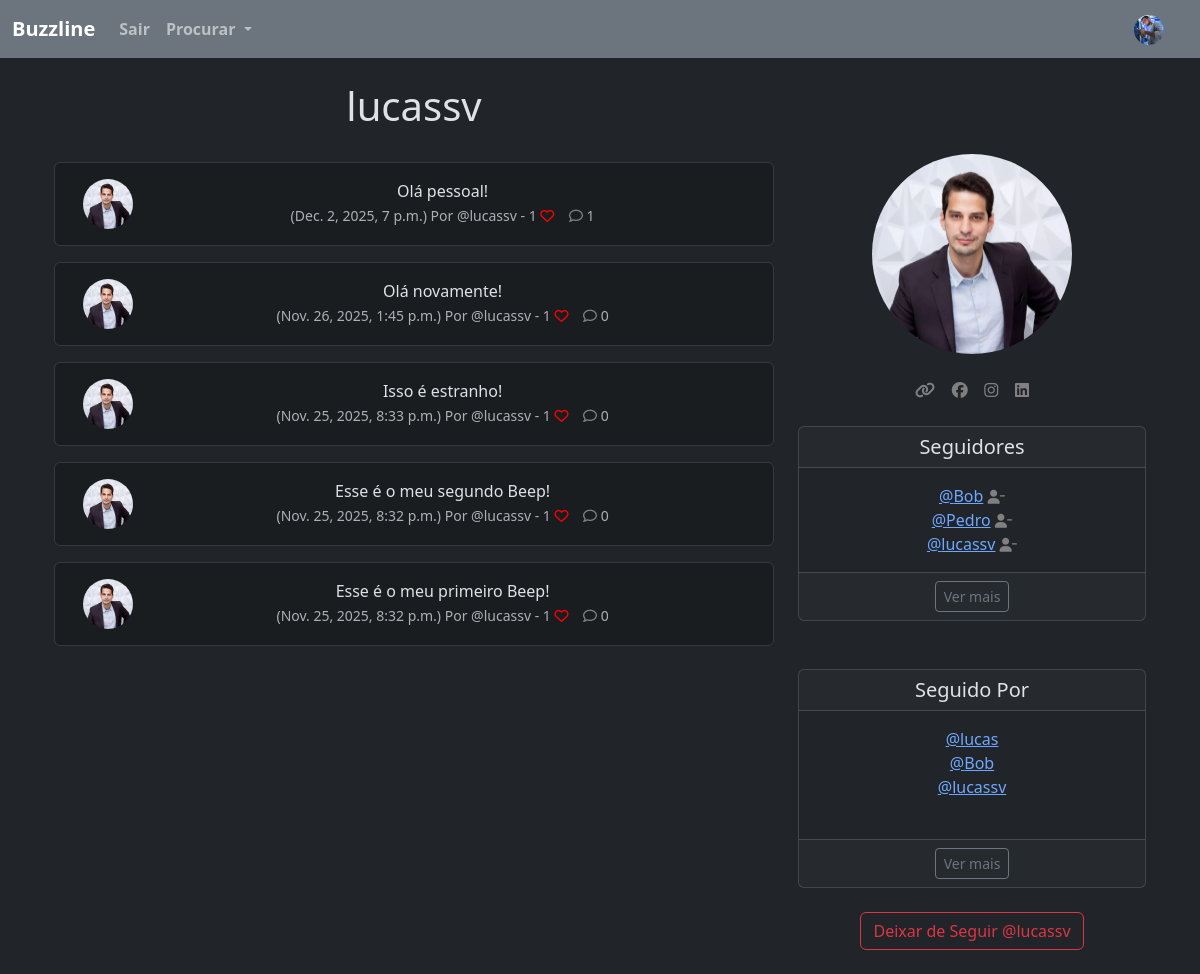
The page /profile/1 (signed in) on the database its author committed.
### buzzline/models.py (models this page shows, shortened)
class Profile(models.Model):
    user = models.OneToOneField(User, on_delete=models.CASCADE) # UM USUARIO TERÁ 1 PERFIL, LOGO 1 PERFIL TERÁ APENAS 1 USUARIO
    follows = models.ManyToManyField("self", # UM PERFIL PODE SEGUIR MUITOS PERFIS
        related_name="followed_by", # QUEM SEGUE ESSE PERFIL
        symmetrical=False, # A PESSOA QUE SEGUE O OUTRO NÃO PRECISA SEGUIR DE VOLTA
        blank=True #NÃO É OBRIGADO A SEGUIR ALGUEM ESSE VALOR PODE SER VAZIO
        )
    date_modified = models.DateTimeField(User, auto_now=True)
    profile_image = models.ImageField(null=True, blank=True, upload_to='images/')
    profile_bio = models.CharField(null=True, blank=True, max_length=500)
    homepage_link = models.CharField(null=True, blank=True, max_length=100)
    facebook_link = models.CharField(null=True, blank=True, max_length=100)
    instagram_link = models.CharField(null=True, blank=True, max_length=100)
    linkedin_link = models.CharField(null=True, blank=True, max_length=100)
    def __str__(self):
        return self.user.username

class Beep(models.Model):
    user = models.ForeignKey(User, related_name="beeps", on_delete=models.DO_NOTHING)
    body = models.CharField(max_length=200)
    created_at = models.DateTimeField(auto_now_add=True)
    likes = models.ManyToManyField(User, related_name="meep_like", blank=True)
    def number_of_likes(self):
        return self.likes.count()
    def number_of_comments(self):
        return self.comments.count()

### buzzline/views.py (the view, shortened to what this page needs)
# urls.py: path('profile/<int:pk>', views.profile, name='profile'),
def profile(request, pk):
    if request.user.is_authenticated:
        profile = Profile.objects.get(user_id=pk)
        beeps = Beep.objects.filter(user_id=pk).order_by("-created_at")
        return render(request, "profile.html", {"profile":profile, "beeps":beeps})
    else:
        messages.success(request, ("Você precisa estar logado para ver essa página"))
        return redirect('home')

### buzzline/templates/profile.html (shortened to what this page needs)
{% extends 'base.html' %}
{% load static %}
{% block content %}
{% if profile %}
<div class="container text-center">
    <div class="row">
        <div class="col-8">
            <h1>{{ profile.user.username }}</h1>
            <br />
            {% if beeps %}
            {% for beep in beeps %}
            <div class="alert alert-dark" role="alert">
                <div class="container">
                    <div class="row">
                        <div class="col-1">
                            {% if profile.profile_image %}
                            <img src="{{ profile.profile_image.url }}" width="50" height="50" class="rounded-circle"
                                alt="{{ profile.user.username}}">
                            {% else %}
                            <img src="{% static 'images/default_profile_pic.png' %}" width="50" height="50"
                                class="rounded-circle" alt="{{ profile.user.username}}">
                            {% endif %}
                        </div>
                        <div class="col-11">
                            {{ beep.body }}<br />
                            <small class="text-muted">
                                ({{ beep.created_at}}) Por @{{ beep.user.username}}
                                - {{ beep.number_of_likes }}
                                {% if user in beep.likes.all %}
                                <a href="{% url 'beep_like' beep.id %}"><i class="fa-solid fa-heart"
                                        style="color: red;"></i></a>
                                {% else%}
                                <a href="{% url 'beep_like' beep.id %}"><i class="fa fa-heart-o"
                                        style="color: red;"></i></a>
                                {% endif %}
                                <a href="{% url 'beep_comment' beep.id %}"><i class="fa-regular fa-comment" style="color: gray;"></i></a>
                                {{ beep.number_of_comments }}
                            </small>
                        </div><br /><br />
                    </div>
                </div>
            </div>
            {% endfor %}
            {% endif %}
        </div>
        <div class="col-4">
            <br /><br /><br />
            {% if profile.profile_image %}
            <img class="rounded-circle" width="200" height="200" src="{{ profile.profile_image.url}}">
            <br /><br />
            {% endif %}
            {% if profile.homepage_link %}
            <a href="{{ profile.homepage_link }}" target="new">
                <i class="fa-solid fa-link" style="color: grey"></i></a>
            {% endif %}
            {% if profile.facebook_link %}
            <a href="{{ profile.facebook_link }}" target="new">
                <i class="fa-brands fa-facebook" style="color: grey"></i></a>
            {% endif %}
            {% if profile.instagram_link %}
            <a href="{{ profile.instagram_link }} target=" new"">
                <i class="fa-brands fa-instagram" style="color: grey"></i></a>
            {% endif %}
            {% if profile.linkedin_link %}
            <a href="{{ profile.linkedin_link }}" target="new">
                <i class="fa-brands fa-linkedin" style="color: grey"></i>
            </a>
            {% endif %}
            <br /><br />
            <div class="card">
                <h5 class="card-header">Seguidores</h5>
                <div class="card-body">
                    <p class="card-text">
                        {% for following in profile.follows.all|slice:3 %}
                        <a href="{% url 'profile' following.user.id %}"> @{{ following }}</a>
                        <a href="{% url 'unfollow' following.user.id %}">
                            <i class="fa fa-user-minus small" style="color: grey"></i></a>
                        <br />
                        {% endfor %}
                    </p>
                </div>
                <div class="card-footer">
                        <a href="{% url 'follows' profile.user.id %}"
                        class="btn btn-sm btn-outline-secondary"
                        >Ver mais</a>
                    </div>
            </div>
            <br /><br />
            <div class="card">
                <h5 class="card-header">Seguido Por</h5>
                <div class="card-body">
                    <p class="card-text">
                        {% for following in profile.followed_by.all|slice:3 %}
                        <a href="{% url 'profile' following.user.id %}"> @{{ following }}</a>
                        <br />
                        {% endfor %}
                        <br />
                    </p>
                </div>
                <div class="card-footer">
                        <a href="{% url 'followers' profile.user.id %}"
                        class="btn btn-sm btn-outline-secondary"
                        >Ver mais</a>
                    </div>
            </div>
            <br />
            <form method=POST>
                {% if profile in user.profile.follows.all %}
                <button class="btn btn-outline-danger" name="follow" value="unfollow" type="submit">Deixar de Seguir @{{ profile.user.username|lower }}</button>
                {% else %}
                <button class="btn btn-outline-success" name="follow" value="follow" type="submit">Seguir @{{ profile.user.username|lower }}</button>
                {% endif %}
            </form>
            <br />
        </div>
    </div>
</div>
{% endif %}
{% endblock %}

### buzzline/templates/navbar.html (shortened to what this page needs)
{% load static %}
<nav class="navbar navbar-expand-lg bg-secondary navbar-dark " data-bs-theme="light">
  <div class="container-fluid">
    <a class="navbar-brand fw-semibold" href="{% url 'home' %}">Buzzline</a>
    <div class="collapse navbar-collapse" id="navbarSupportedContent">
      <ul class="navbar-nav me-auto mb-2 mb-lg-0">
        {% if user.is_authenticated %}
        <li class="nav-item">
          <a class="nav-link fw-semibold" href="{% url 'logout' %}">Sair</a>
        </li>
        {% endif %}
        <li class="nav-item dropdown">
          <a class="nav-link dropdown-toggle fw-bold" href="#" role="button" data-bs-toggle="dropdown" aria-expanded="false">
            Procurar
          </a>
        </li>
      </ul>
        {% if user.is_authenticated %}
          <ul class="navbar-nav ml-auto">
            <li class="nav-link navbar-brand">
              <a href="{% url 'profile' request.user.id %}">
                {% if user.profile.profile_image %}
                <img src="{{ user.profile.profile_image.url }}" width="30" height="30" class="rounded-circle">
                {% else %}
                <img src="{% static '/images/default_profile_pic.png' %}" class="img-fluid rounded-circle" width="30" height="30">
                {% endif %}
              </a>
            </li>
          </ul>
        {% endif %}
    </div>
  </div>
</nav>

### rows shown on the page
Profile: user.username "lucassv", profile_image (picture)
Beep: profile_image (picture), body "Olá pessoal!", created_at "Dec. 2, 2025, 7 p.m.", user.username "lucassv", number_of_likes "1", number_of_comments "1"
Beep: profile_image (picture), body "Olá novamente!", created_at "Nov. 26, 2025, 1:45 p.m.", user.username "lucassv", number_of_likes "1", number_of_comments "0"
Beep: profile_image (picture), body "Isso é estranho!", created_at "Nov. 25, 2025, 8:33 p.m.", user.username "lucassv", number_of_likes "1", number_of_comments "0"
Beep: profile_image (picture), body "Esse é o meu segundo Beep!", created_at "Nov. 25, 2025, 8:32 p.m.", user.username "lucassv", number_of_likes "1", number_of_comments "0"
Beep: profile_image (picture), body "Esse é o meu primeiro Beep!", created_at "Nov. 25, 2025, 8:32 p.m.", user.username "lucassv", number_of_likes "1", number_of_comments "0"
Profile: user.username "Bob"
Profile: user.username "Pedro"
Profile: user.username "lucas"
